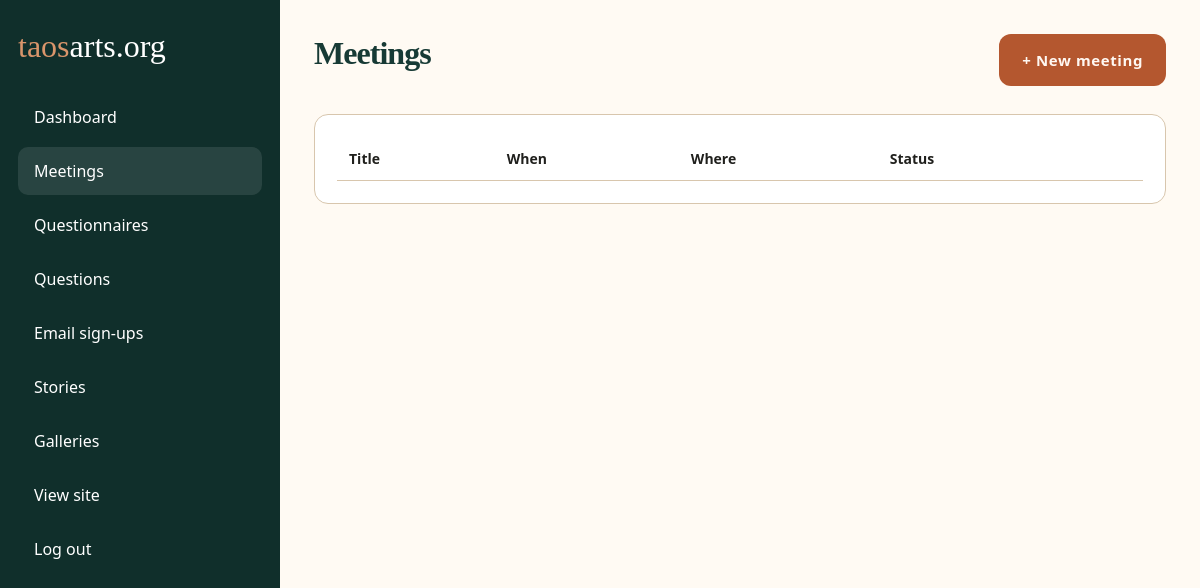
/admin/meetings.php (signed in), run on an earlier commit of the app's database.
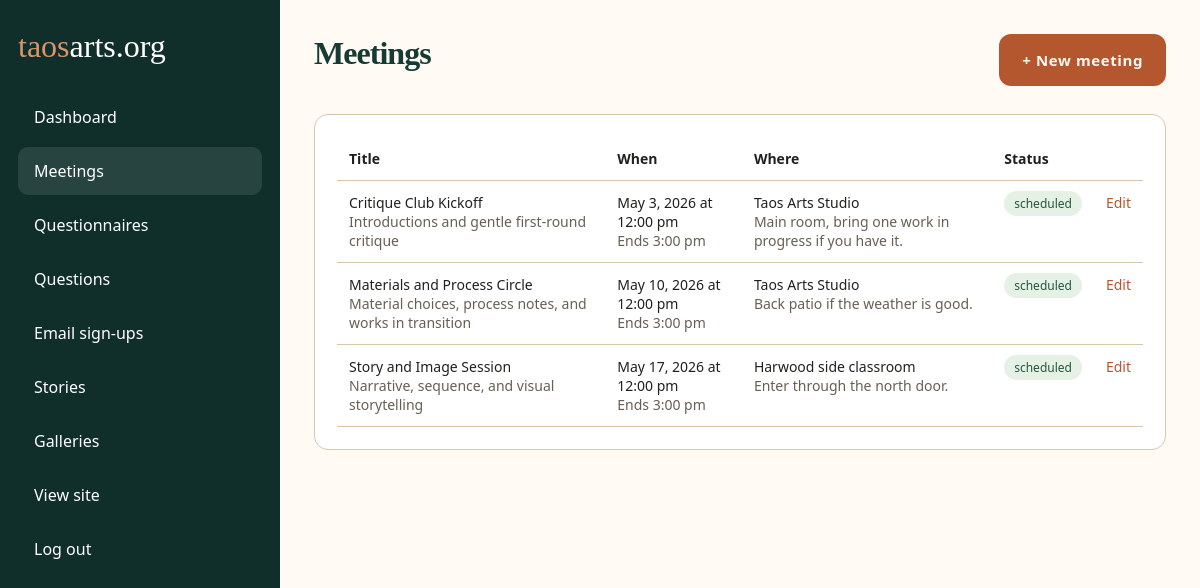
And on a later commit of the database.
### tables this page shows
CREATE TABLE meetings (
  id INT AUTO_INCREMENT PRIMARY KEY,
  title VARCHAR(190) NOT NULL,
  slug VARCHAR(190) NOT NULL UNIQUE,
  starts_at DATETIME NOT NULL,
  ends_at DATETIME NULL,
  location_name VARCHAR(190) NULL,
  location_details VARCHAR(255) NULL,
  featured_snack VARCHAR(190) NULL,
  focus_topic VARCHAR(190) NULL,
  presenter_name VARCHAR(190) NULL,
  presenter_topic VARCHAR(190) NULL,
  special_note TEXT NULL,
  status ENUM('draft','scheduled','cancelled') NOT NULL DEFAULT 'draft',
  created_at TIMESTAMP DEFAULT CURRENT_TIMESTAMP,
  updated_at TIMESTAMP DEFAULT CURRENT_TIMESTAMP ON UPDATE CURRENT_TIMESTAMP
);

### includes/db.php (called while the page is built, shortened)
<?php
function db(): PDO {
    static $pdo = null;
    if ($pdo === null) {
        $dsn = 'mysql:host=' . DB_HOST . ';dbname=' . DB_NAME . ';charset=utf8mb4';
        if (DB_SOCKET !== '') {
            $dsn .= ';unix_socket=' . DB_SOCKET;
        } else {
            $dsn .= ';port=' . DB_PORT;
        }
        $pdo = new PDO($dsn, DB_USER, DB_PASS, [
            PDO::ATTR_ERRMODE => PDO::ERRMODE_EXCEPTION,
            PDO::ATTR_DEFAULT_FETCH_MODE => PDO::FETCH_ASSOC,
        ]);
    }
    return $pdo;
}

### includes/functions.php (called while the page is built, shortened)
<?php
function h($value): string { return htmlspecialchars((string)$value, ENT_QUOTES, 'UTF-8'); }
function format_meeting_datetime(?string $value): string {
    return date('M j, Y \a\t g:i a', strtotime($value));
}

### admin/meetings.php (the view)
<?php $title='Meetings'; $active='meetings'; require_once __DIR__ . '/_layout.php'; $rows=db()->query('SELECT * FROM meetings ORDER BY starts_at ASC')->fetchAll(); ?>
<div class="topbar"><h1>Meetings</h1><a class="btn" href="meeting_edit.php">+ New meeting</a></div>
<section class="panel"><table class="table"><tr><th>Title</th><th>When</th><th>Where</th><th>Status</th><th></th></tr><?php foreach($rows as $r): ?><tr><td><?=h($r['title'])?><br><span class="muted"><?=h($r['focus_topic'])?></span></td><td><?=h(format_meeting_datetime($r['starts_at']))?><?php if($r['ends_at']): ?><br><span class="muted">Ends <?=h(date('g:i a', strtotime($r['ends_at'])))?></span><?php endif; ?></td><td><?=h($r['location_name'])?><br><span class="muted"><?=h($r['location_details'])?></span></td><td><span class="pill"><?=h($r['status'])?></span></td><td><a href="meeting_edit.php?id=<?=$r['id']?>">Edit</a></td></tr><?php endforeach; ?></table></section>
<?php require __DIR__ . '/_footer.php'; ?>

### admin/_layout.php
<?php require_once __DIR__ . '/../includes/auth.php'; require_once __DIR__ . '/../includes/functions.php'; require_login(); ?>
<!doctype html><html lang="en"><head><meta charset="utf-8"><meta name="viewport" content="width=device-width,initial-scale=1"><title><?= h($title ?? 'Admin') ?> | taosarts.org</title><link rel="stylesheet" href="../assets/css/style.css"></head><body><div class="admin-layout"><aside class="sidebar"><div class="brand"><span style="color:#d9956b">taos</span>arts.org</div><a class="<?= ($active??'')==='dashboard'?'active':'' ?>" href="index.php">Dashboard</a><a class="<?= ($active??'')==='meetings'?'active':'' ?>" href="meetings.php">Meetings</a><a class="<?= ($active??'')==='questionnaires'?'active':'' ?>" href="questionnaires.php">Questionnaires</a><a class="<?= ($active??'')==='questions'?'active':'' ?>" href="questions.php">Questions</a><a class="<?= ($active??'')==='emails'?'active':'' ?>" href="emails.php">Email sign-ups</a><a class="<?= ($active??'')==='stories'?'active':'' ?>" href="stories.php">Stories</a><a class="<?= ($active??'')==='galleries'?'active':'' ?>" href="galleries.php">Galleries</a><a href="../index.php">View site</a><a href="logout.php">Log out</a></aside><main class="admin-main">

### admin/_footer.php
</main></div><script src="../assets/js/app.js"></script></body></html>

### assets/css/style.css (style rules this page uses)
:root { --ink:#173a35; --deep:#102f2b; --clay:#b4572f; --clay-dark:#8f401d; --sand:#efe3cf; --paper:#fbf6ed; --paper-strong:#fffdf8; --line:#d8c6ad; --line-soft:#e7dccd; --muted:#685f54; --sage:#82907f; --shadow:0 18px 50px rgba(28,24,19,.08); --shadow-soft:0 10px 26px rgba(28,24,19,.05); }
* { box-sizing:border-box }
html { scroll-behavior:smooth }
body { margin:0; font-family:"Avenir Next","Gill Sans","Segoe UI",sans-serif; background: radial-gradient(circle at top left, rgba(194,150,94,.10), transparent 34%), radial-gradient(circle at right 20%, rgba(76,132,122,.08), transparent 28%), var(--paper); color:#20201d; overflow-x:hidden; }
h1,h2,h3 { margin:0 0 14px; font-family:"Iowan Old Style","Palatino Linotype","Book Antiqua","Baskerville","Times New Roman",serif; color:var(--ink); line-height:1; letter-spacing:-.03em; }
a { color:var(--clay);text-decoration:none }
main { display:block }
.btn { display:inline-flex; align-items:center; justify-content:center; min-height:52px; padding:14px 22px; border-radius:12px; border:1px solid transparent; background:var(--clay); color:#fff8f2; font-size:15px; font-weight:700; letter-spacing:.04em; cursor:pointer; transition:transform .18s ease, background .18s ease, border-color .18s ease; }
.muted { color:var(--muted) }
.admin-layout { display:grid; grid-template-columns:280px 1fr; min-height:100vh; }
.sidebar { background:var(--deep); color:white; padding:28px 18px; position:sticky; top:0; height:100vh; }
.sidebar .brand { font-family:"Iowan Old Style","Palatino Linotype","Book Antiqua","Baskerville","Times New Roman",serif; font-size:32px; margin-bottom:28px; }
.sidebar a { display:block; color:white; padding:13px 16px; border-radius:10px; margin:6px 0; }
.sidebar a.active,.sidebar a:hover { background:#ffffff1a; }
.admin-main { padding:34px; background:#fffaf3; }
.topbar { display:flex; justify-content:space-between; align-items:center; gap:18px; margin-bottom:28px; }
.panel { background:white; border:1px solid var(--line); border-radius:14px; padding:22px; margin-bottom:22px; }
.table { width:100%; border-collapse:collapse; }
.table th,.table td { text-align:left; padding:12px; border-bottom:1px solid var(--line); font-size:14px; vertical-align:top; }
.pill { padding:4px 10px; border-radius:99px; background:#e6f1e5; color:#24563d; font-size:12px; }

What changed in the data, as far as the page shows it:
added meetings: title "Critique Club Kickoff", focus_topic "Introductions and gentle first-round critique", starts_at "May 3, 2026 at 12:00 pm", ends_at "3:00 pm", location_name "Taos Arts Studio", location_details "Main room, bring one work in progress if you have it.", status "scheduled"
added meetings: title "Materials and Process Circle", focus_topic "Material choices, process notes, and works in transition", starts_at "May 10, 2026 at 12:00 pm", ends_at "3:00 pm", location_name "Taos Arts Studio", location_details "Back patio if the weather is good.", status "scheduled"
added meetings: title "Story and Image Session", focus_topic "Narrative, sequence, and visual storytelling", starts_at "May 17, 2026 at 12:00 pm", ends_at "3:00 pm", location_name "Harwood side classroom", location_details "Enter through the north door.", status "scheduled"
